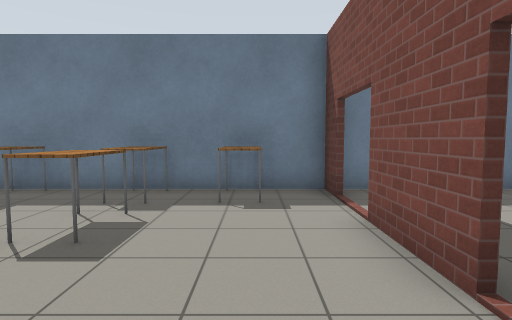
view 1 (above)

17 first-person views from a walk through a Gazebo world. The camera is 1.2 m above the floor, tilts 4° down and sees 80° across. The floor is counted in squares, 1 m on a side. Each view is taken from the middle of a square. On the plan, view 1 faces up. The plan holds only what a view shows up to about 13 squares ahead; the rest is blank. Gazebo's built-in surfaces are drawn with simple patterns.

view 2
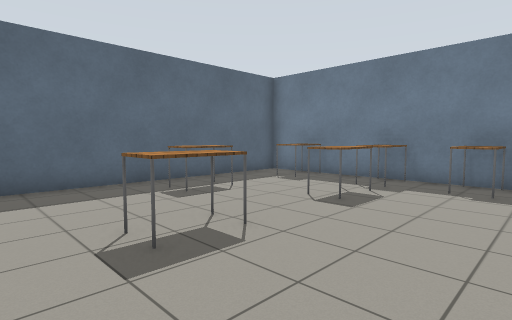

view 3
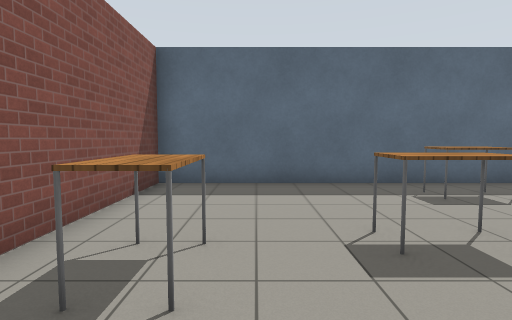

view 4
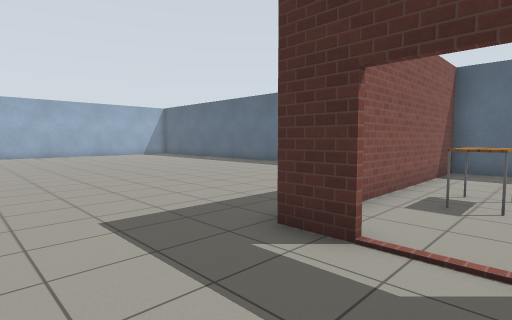

view 5
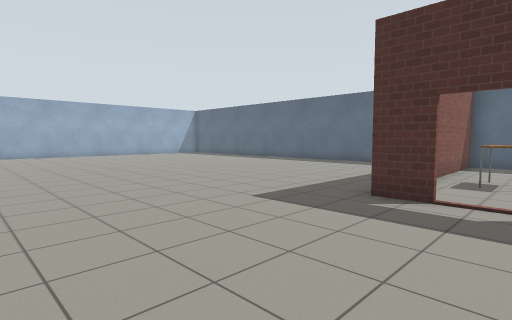

view 6
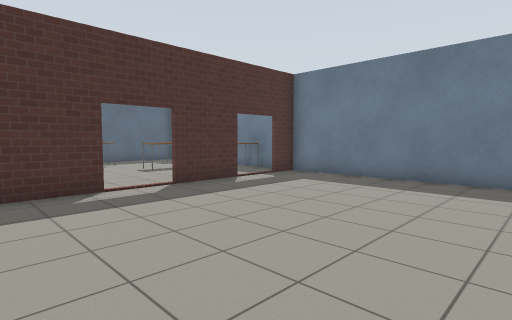

view 7
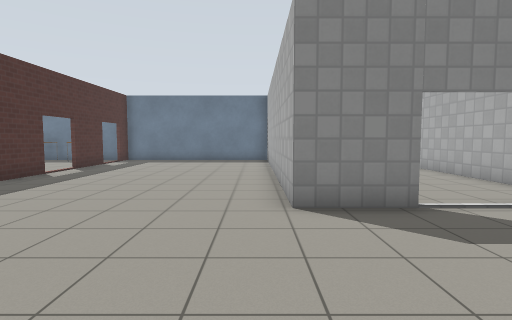

view 8
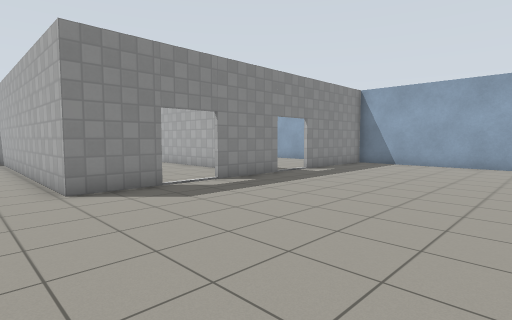

view 9
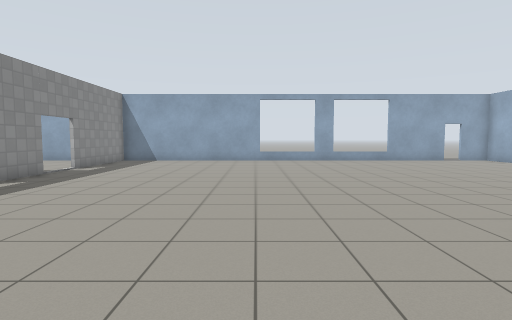

view 10
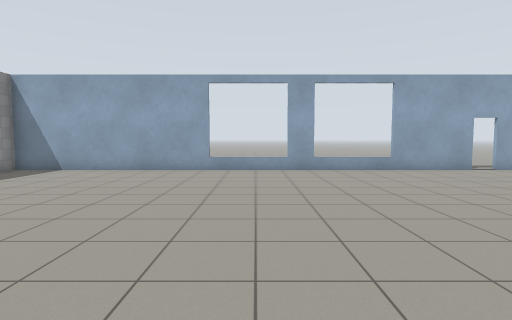

view 11
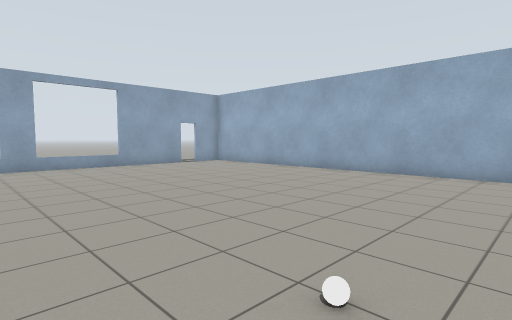

view 12
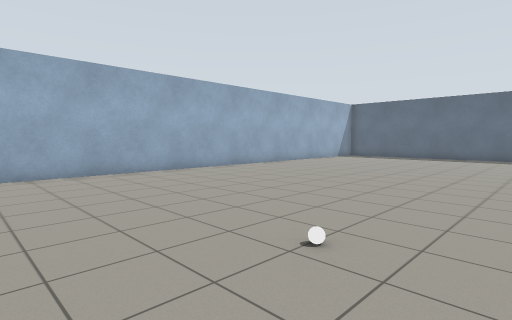

view 13
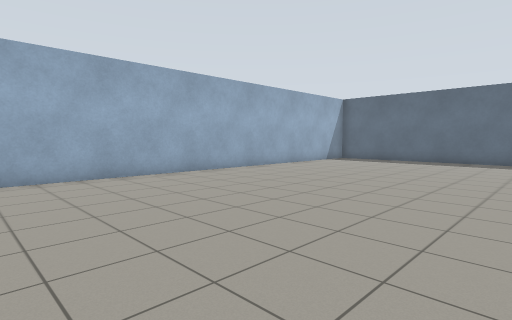

view 14
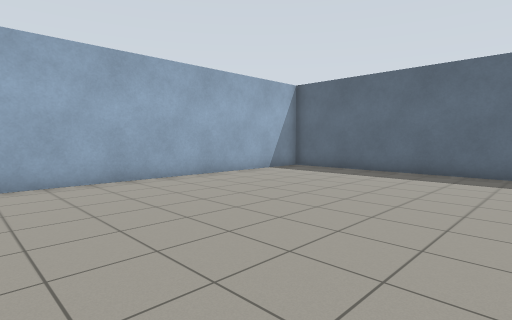

view 15
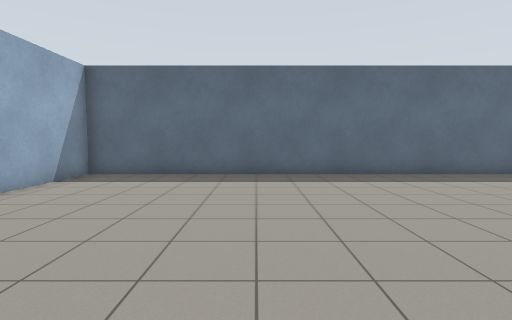

view 16
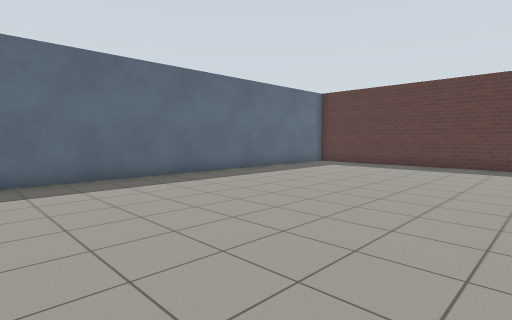

view 17
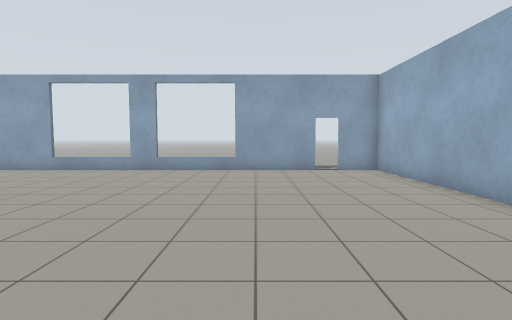

### Floor plan
Ten units are one square. View 1 is at (0, 0); x grows to the right and y downward. Boxes are objects, and circles mark ways between rooms. Rooms are numbered by the first view taken in them; rooms with no view inside come last. Other rooms are left out.
<svg viewBox="-77 -78 312 329">
<path fill="none" stroke="#000" d="M16 -21 16 -45M16 -61 16 -73M16 -72 -72 -72 -72 46 -5 46M119 48 96 48 96 -44M9 48 -24 48M18 35 18 49M164 48 135 48M156 22 156 -24M194 48 180 48M18 -5 18 15M-72 97 -72 246 226 246 226 231M18 -45 18 -21M226 224 226 48 219 48M83 -72 16 -72M18 -73 18 -61"/>
<rect x="-65" y="-35" width="20" height="20" fill="#bbb"><title>table</title></rect>
<rect x="-55" y="-65" width="10" height="10" fill="#bbb"><title>table</title></rect>
<rect x="-35" y="-15" width="20" height="20" fill="#bbb"><title>table</title></rect>
<rect x="-35" y="-55" width="20" height="20" fill="#bbb"><title>table</title></rect>
<rect x="-35" y="-65" width="20" height="10" fill="#bbb"><title>table</title></rect>
<rect x="-25" y="25" width="20" height="10" fill="#bbb"><title>table</title></rect>
<rect x="-5" y="-65" width="10" height="10" fill="#bbb"><title>table</title></rect>
<rect x="95" y="155" width="10" height="10" fill="#bbb"><title>white ball</title></rect>
<circle cx="20" cy="-15" r="3" fill="#2a7"/>
<circle cx="20" cy="-55" r="3" fill="#2a7"/>
<circle cx="20" cy="25" r="3" fill="#2a7"/>
<text x="-30" y="-10">1</text>
<text x="80" y="120">2</text>
</svg>
Room 1 opens to room 2.

Where each view was taken, in squares from view 1:
view 1: 0 up, 0 right, facing up
view 2: 2 down, 1 right, facing up-left
view 3: 2 down, 1 right, facing left
view 4: 2 down, 5 right, facing down-left
view 5: 2 down, 8 right, facing down-left
view 6: 2 down, 9 right, facing up-left
view 7: 10 down, 9 right, facing up
view 8: 12 down, 8 right, facing up-right
view 9: 12 down, 6 right, facing right
view 10: 14 down, 11 right, facing right
view 11: 14 down, 9 right, facing down-right
view 12: 14 down, 13 right, facing down-left
view 13: 15 down, 10 right, facing down-left
view 14: 16 down, 4 right, facing down-left
view 15: 19 down, 3 right, facing left
view 16: 19 down, 2 right, facing up-left
view 17: 20 down, 11 right, facing right
